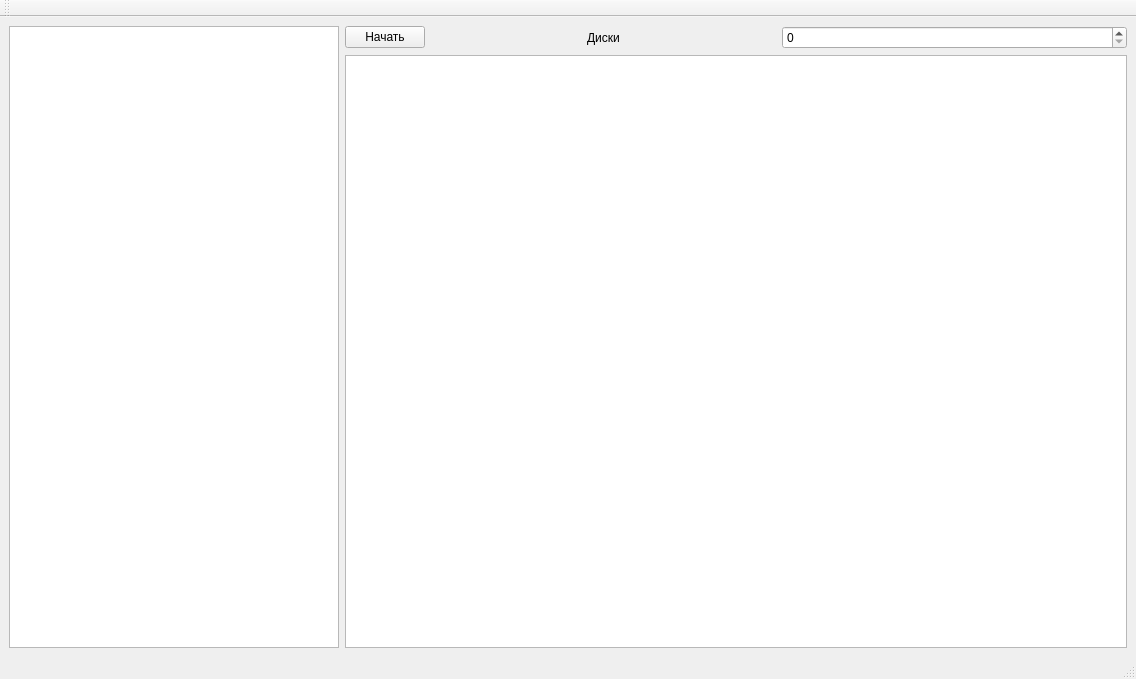
<?xml version="1.0" encoding="UTF-8"?>
<ui version="4.0">
 <class>MainWindow</class>
 <widget class="QMainWindow" name="MainWindow">
  <property name="geometry">
   <rect>
    <x>0</x>
    <y>0</y>
    <width>1136</width>
    <height>679</height>
   </rect>
  </property>
  <property name="windowTitle">
   <string>MainWindow</string>
  </property>
  <widget class="QWidget" name="centralwidget">
   <property name="sizePolicy">
    <sizepolicy hsizetype="Expanding" vsizetype="Expanding">
     <horstretch>0</horstretch>
     <verstretch>0</verstretch>
    </sizepolicy>
   </property>
   <layout class="QGridLayout" name="gridLayout" rowstretch="0,0,0" columnstretch="1,0">
    <item row="1" column="0" rowspan="2">
     <widget class="QTextBrowser" name="output">
      <property name="minimumSize">
       <size>
        <width>330</width>
        <height>0</height>
       </size>
      </property>
      <property name="maximumSize">
       <size>
        <width>330</width>
        <height>761</height>
       </size>
      </property>
     </widget>
    </item>
    <item row="2" column="1">
     <widget class="QGraphicsView" name="graphicsView"/>
    </item>
    <item row="1" column="1">
     <layout class="QHBoxLayout" name="horizontalLayout" stretch="0,1,1">
      <property name="sizeConstraint">
       <enum>QLayout::SetMinimumSize</enum>
      </property>
      <item>
       <widget class="QPushButton" name="startB">
        <property name="text">
         <string>Начать</string>
        </property>
       </widget>
      </item>
      <item>
       <widget class="QLabel" name="label">
        <property name="text">
         <string>Диски</string>
        </property>
        <property name="alignment">
         <set>Qt::AlignCenter</set>
        </property>
       </widget>
      </item>
      <item>
       <widget class="QSpinBox" name="numSB"/>
      </item>
     </layout>
    </item>
   </layout>
  </widget>
  <widget class="QMenuBar" name="menubar">
   <property name="geometry">
    <rect>
     <x>0</x>
     <y>0</y>
     <width>1136</width>
     <height>23</height>
    </rect>
   </property>
  </widget>
  <widget class="QStatusBar" name="statusbar"/>
  <widget class="QToolBar" name="toolBar">
   <property name="windowTitle">
    <string>toolBar</string>
   </property>
   <attribute name="toolBarArea">
    <enum>TopToolBarArea</enum>
   </attribute>
   <attribute name="toolBarBreak">
    <bool>false</bool>
   </attribute>
  </widget>
 </widget>
 <resources/>
 <connections/>
</ui>
